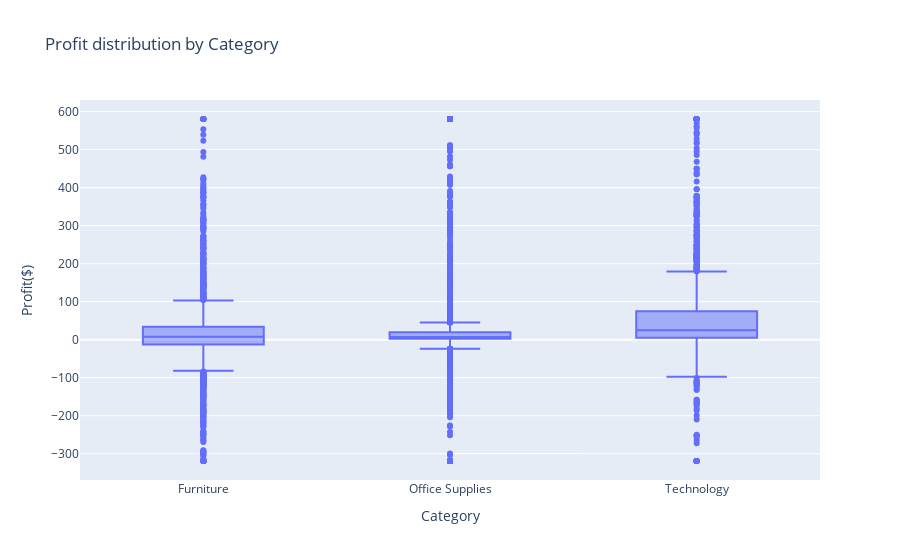

The code cell stored with this chart in its notebook:
### Markdown cell above
This clearly shows a difference in the profit levels by category and sub category, will certain furniture sub categories even recording a loss.

### Code cell
# Boxplot showing the distribution of profit by category
px.box(df, x='Category', y='Profit',
       title='Profit distribution by Category',
       labels={'Profit': 'Profit($)', 'Category': 'Category'})

### Figure 1 — Plotly figure (JSON) as saved in the notebook; plotly's stock layout.template omitted (floating-point values rounded to 4 significant figures; data arrays with more than 128 entries replaced by an {"elided": "..."} marker saying what was removed)
{"data": [{"alignmentgroup": "True", "hovertemplate": "Category=%{x}<br>Profit($)=%{y}<extra></extra>", "legendgroup": "", "marker": {"color": "#636efa"}, "name": "", "notched": false, "offsetgroup": "", "orientation": "v", "showlegend": false, "type": "box", "x": {"elided": "9994 str values"}, "x0": " ", "xaxis": "x", "y": {"elided": "9994 float values"}, "y0": " ", "yaxis": "y"}], "layout": {"boxmode": "group", "legend": {"tracegroupgap": 0}, "title": {"text": "Profit distribution by Category"}, "xaxis": {"anchor": "y", "domain": [0, 1], "title": {"text": "Category"}}, "yaxis": {"anchor": "x", "domain": [0, 1], "title": {"text": "Profit($)"}}}}
